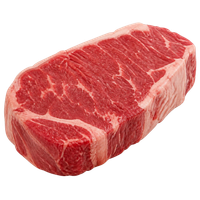
#> input picture design/pilota-foto/sorgenti/bistecca.png, 200 x 200 px; its folder holds only this picture in this run
$ python normalizza.py
#> lines starting #> are read from the running program, lines starting #| are printed output that depends on the picture; after the words box and inside, x2 and y2 are one past the last pixel; in counts of white or black regions, pixels touching at a corner belong together
"""Normalizza le foto scontornate del pilota: ritaglio al riquadro dell'oggetto,
stesso ingombro (lato lungo = 88% del quadrato), centrate, WebP con trasparenza.
Uso: python3 normalizza.py  (legge sorgenti/, scrive normalizzate/)"""
from pathlib import Path
from PIL import Image, ImageStat

QUI = Path(__file__).parent
LATO, INGOMBRO = 200, 0.88

for src in sorted((QUI / 'sorgenti').glob('*.png')):
    im = Image.open(src).convert('RGBA')
#> im is the input picture: PIL image 200x200 RGBA; mean R, G, B, A 104.5, 46.4, 44.3, 127.2
    alfa = im.split()[3].point(lambda a: 255 if a > 8 else 0)
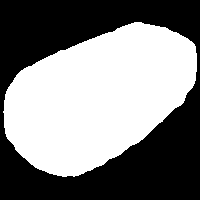
#> alfa: PIL image 200x200 L; 50.6% white; 1 black region, box (x1, y1, x2, y2) and area: (0, 0, 200, 200) 19746
    im = im.crop(alfa.getbbox())
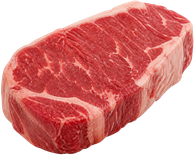
#> im: PIL image 194x155 RGBA; mean R, G, B, A 138.4, 61.3, 58.6, 169.2; transparent parts drawn white
    s = LATO * INGOMBRO / max(im.size)
#> s = 0.907
    im = im.resize((round(im.width * s), round(im.height * s)), Image.LANCZOS)
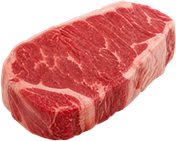
#> im: PIL image 176x141 RGBA; mean R, G, B, A 139.6, 62.2, 59.5, 169.2; transparent parts drawn white
    tela = Image.new('RGBA', (LATO, LATO), (0, 0, 0, 0))
#> tela: PIL image 200x200 RGBA; every value is 0
    tela.paste(im, ((LATO - im.width) // 2, (LATO - im.height) // 2), im)
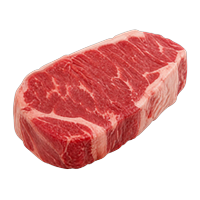
#> tela: PIL image 200x200 RGBA; mean R, G, B, A 82.7, 36.1, 34.5, 104.2; transparent parts drawn white
    out = QUI / 'normalizzate' / f'{src.stem}.webp'
    tela.save(out, 'WEBP', quality=85, method=6)
    # luminosità media dell'oggetto (solo pixel opachi): misura della coerenza d'esposizione
    rgb = tela.convert('L'); m = tela.split()[3].point(lambda a: 255 if a > 128 else 0)
#> after `rgb = tela.convert('L')`:
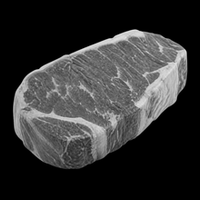
#> rgb: PIL image 200x200 L; min 0, max 230, mean 49.8
#> after `m = tela.split()[3].point(lambda a: 255 if a > 128 else 0)`:
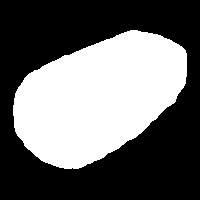
#> m: PIL image 200x200 L; 40.9% white; 1 white region, box (x1, y1, x2, y2) and area: (13, 30, 187, 169) 16360
    lum = ImageStat.Stat(rgb, m).mean[0]
#> lum = 120.5
#> (the run stopped early here; a loop or call above may not have finished)

$ run again, on design/pilota-foto/sorgenti/pomodoro.png
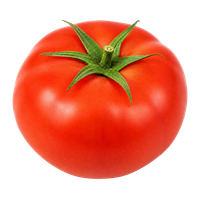
#> input picture design/pilota-foto/sorgenti/pomodoro.png, 200 x 200 px
#> im is the input picture: PIL image 200x200 RGBA; mean R, G, B, A 127.5, 41.6, 21.8, 139.3
#> `alfa = im.split()[3].point(lambda a: 255 if a > 8 else 0)`:
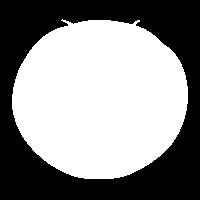
#> alfa: PIL image 200x200 L; 55.4% white; 1 black region, box (x1, y1, x2, y2) and area: (0, 0, 200, 200) 17838
#> im: PIL image 176x160 RGBA
#> `m = tela.split()[3].point(lambda a: 255 if a > 128 else 0)`:
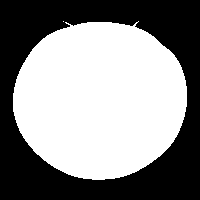
#> m: PIL image 200x200 L; 54.3% white; 1 black region, box (x1, y1, x2, y2) and area: (0, 0, 200, 200) 18275
#> lum = 111.8

$ run again, on design/pilota-foto/sorgenti/carota.png
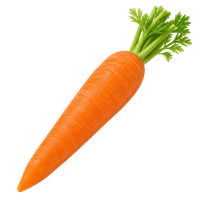
#> input picture design/pilota-foto/sorgenti/carota.png, 200 x 200 px
#> im is the input picture: PIL image 200x200 RGBA; mean R, G, B, A 48.2, 30.4, 7.8, 52.3
#> `alfa = im.split()[3].point(lambda a: 255 if a > 8 else 0)`:
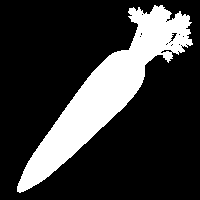
#> alfa: PIL image 200x200 L; 21.9% white; 1 white region, box (x1, y1, x2, y2) and area: (17, 5, 193, 193) 8769
#> `m = tela.split()[3].point(lambda a: 255 if a > 128 else 0)`:
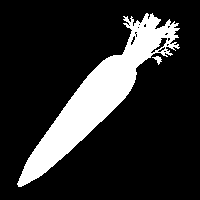
#> m: PIL image 200x200 L; 17.4% white; 2 white regions, box (x1, y1, x2, y2) and area: (17, 13, 180, 187) 6937, (152, 56, 162, 65) 41
#> lum = 140.1

$ run again, on design/pilota-foto/sorgenti/cosciotto.png
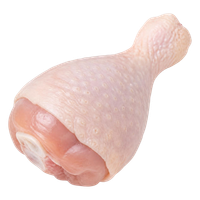
#> input picture design/pilota-foto/sorgenti/cosciotto.png, 200 x 200 px
#> im is the input picture: PIL image 200x200 RGBA; mean R, G, B, A 100.1, 83.8, 80.2, 108.4
#> `alfa = im.split()[3].point(lambda a: 255 if a > 8 else 0)`:
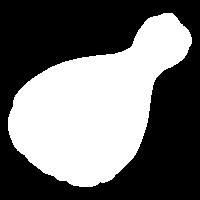
#> alfa: PIL image 200x200 L; 43.3% white; 1 white region, box (x1, y1, x2, y2) and area: (8, 13, 192, 187) 17318
#> `m = tela.split()[3].point(lambda a: 255 if a > 128 else 0)`:
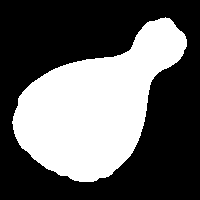
#> m: PIL image 200x200 L; 38.5% white; 1 white region, box (x1, y1, x2, y2) and area: (12, 17, 187, 182) 15385
#> lum = 196.8
